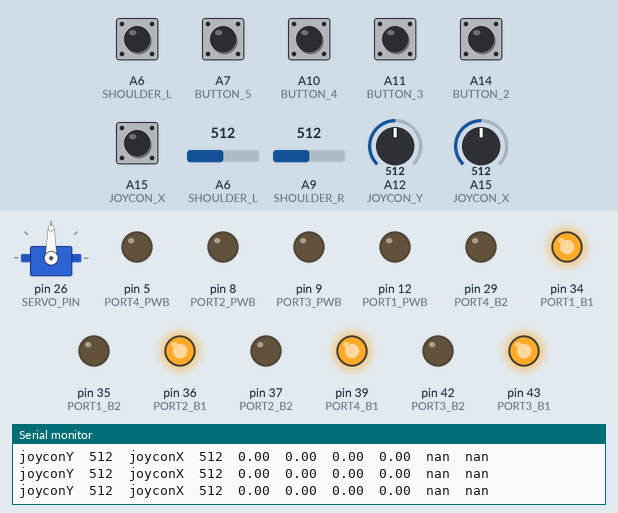
This program was run on a simulated Arduino Mega 2560, built with avr-gcc and run on an emulated ATmega2560. On the bench: servo, output pins drawn as LEDs (lit = HIGH), the last lines printed to the serial monitor. The inputs (shaded band) are chosen by the test bench; at power-on: A6 (SHOULDER_L), A7 (BUTTON_5), A10 (BUTTON_4), A11 (BUTTON_3), A14 (BUTTON_2), A15 (JOYCON_X) HIGH, A12 (JOYCON_Y) = 512, A15 (JOYCON_X) = 512, A6 (SHOULDER_L) = 512, A9 (SHOULDER_R) = 512.

Above: at 1.2 s.
1.3 s: A12 (JOYCON_Y) set to 716
At 1.8 s:
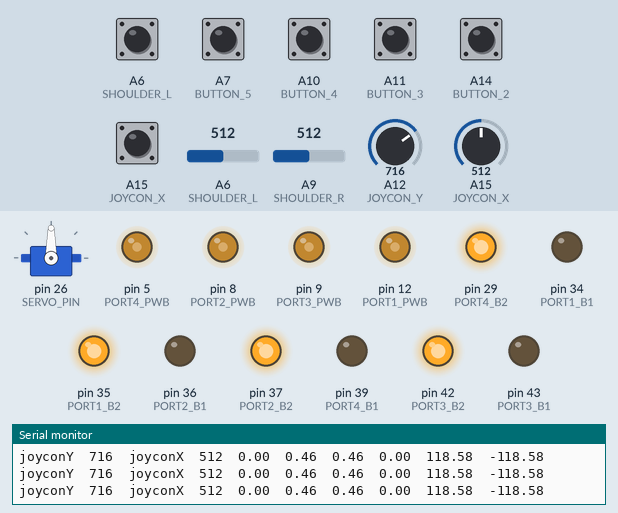
2.9 s: A15 (JOYCON_X) set to 547
At 4.1 s:
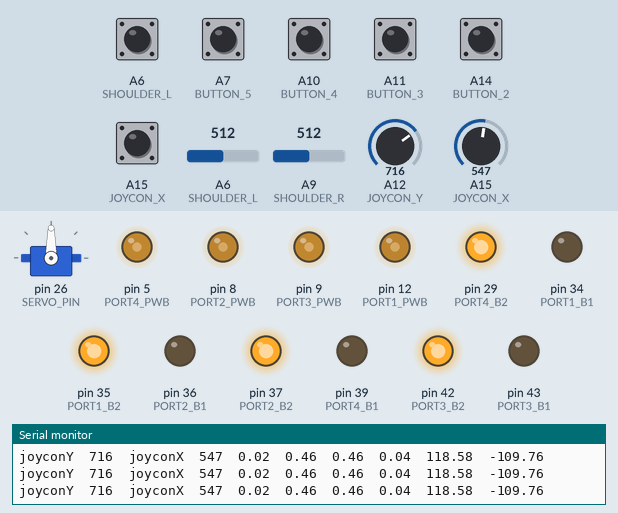
5.9 s: A15 (JOYCON_X) set to 565
At 6.6 s:
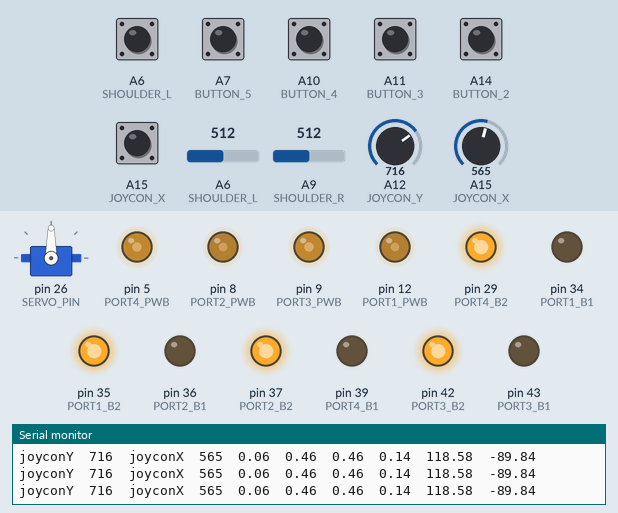
7.5 s: A12 (JOYCON_Y) set to 693
At 7.8 s:
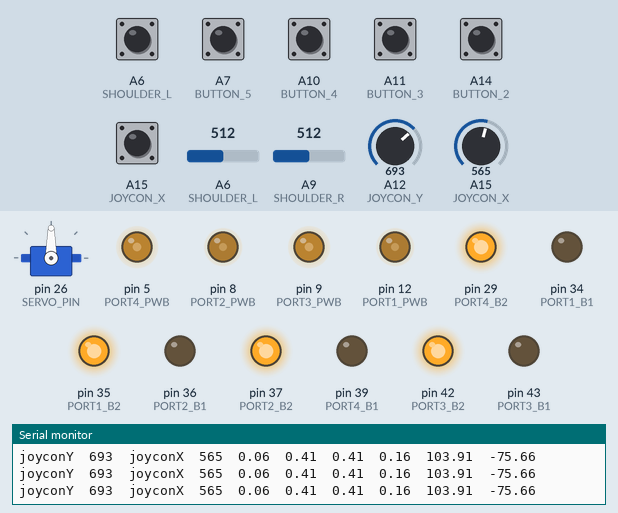
10.5 s: A12 (JOYCON_Y) set to 670
At 11.7 s:
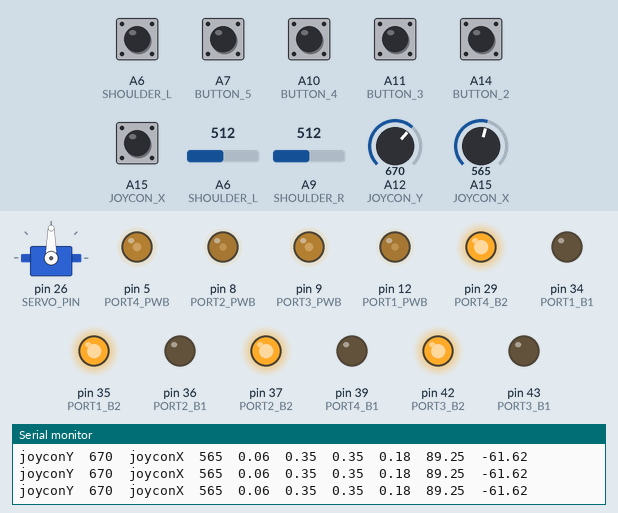
12.0 s: A15 (JOYCON_X) set to 880
At 12.4 s:
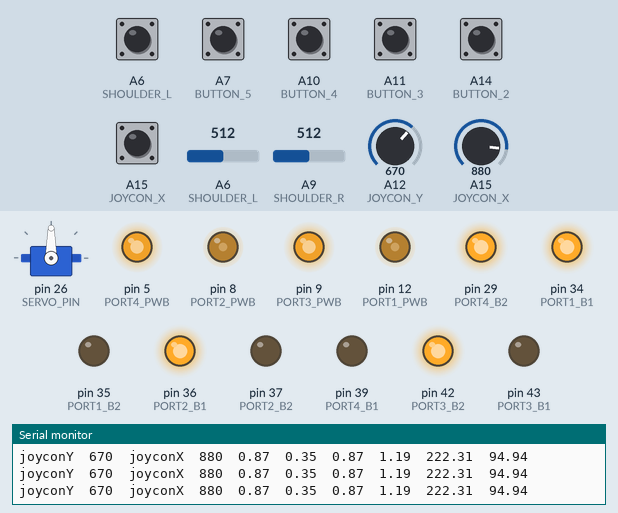
13.5 s: A15 (JOYCON_X) set to 906
Timing chart, 0 to 16.5 s (numbered marks = the images above; inputs shaded):
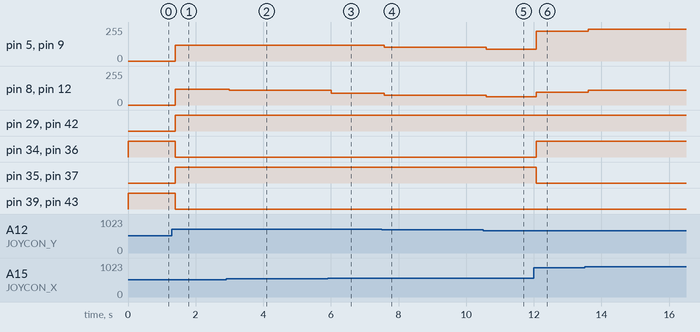

Measured:
- after the input at 1.3 s, pin 5 (PORT4_PWB), pin 8 (PORT2_PWB), pin 9 (PORT3_PWB), pin 12 (PORT1_PWB): 0/255 → 118/255 after 0.10 s; pin 29 (PORT4_B2), pin 35 (PORT1_B2), pin 37 (PORT2_B2), pin 42 (PORT3_B2): LOW → HIGH after 0.10 s; pin 34 (PORT1_B1), pin 36 (PORT2_B1), pin 39 (PORT4_B1), pin 43 (PORT3_B1): HIGH → LOW after 0.10 s
- after the input at 2.9 s, pin 8 (PORT2_PWB), pin 12 (PORT1_PWB): 118/255 → 109/255 after 0.10 s
- after the input at 5.9 s, pin 8 (PORT2_PWB), pin 12 (PORT1_PWB): 109/255 → 89/255 after 0.11 s
- after the input at 7.5 s, pin 5 (PORT4_PWB), pin 9 (PORT3_PWB): 118/255 → 103/255 after 0.07 s; pin 8 (PORT2_PWB), pin 12 (PORT1_PWB): 89/255 → 75/255 after 0.07 s
- after the input at 10.5 s, pin 5 (PORT4_PWB), pin 9 (PORT3_PWB): 103/255 → 89/255 after 0.09 s; pin 8 (PORT2_PWB), pin 12 (PORT1_PWB): 75/255 → 61/255 after 0.09 s
- after the input at 12.0 s, pin 5 (PORT4_PWB), pin 9 (PORT3_PWB): 89/255 → 222/255 after 0.07 s; pin 8 (PORT2_PWB), pin 12 (PORT1_PWB): 61/255 → 94/255 after 0.07 s; pin 34 (PORT1_B1), pin 36 (PORT2_B1): LOW → HIGH after 0.07 s; pin 35 (PORT1_B2), pin 37 (PORT2_B2): HIGH → LOW after 0.07 s
- after the input at 13.5 s, pin 5 (PORT4_PWB), pin 9 (PORT3_PWB): 222/255 → 239/255 after 0.11 s; pin 8 (PORT2_PWB), pin 12 (PORT1_PWB): 94/255 → 109/255 after 0.11 s

The program:

main.cpp
```cpp
#include <Arduino.h>
#include <Wire.h>
#include <SoftwareSerial.h>
#include <MeMegaPi.h>
#include <math.h>

#define PORT1_PWB 12
#define PORT1_B1 34
#define PORT1_B2 35
#define PORT2_PWB 8
#define PORT2_B1 36
#define PORT2_B2 37
#define PORT3_PWB 9
#define PORT3_B1 43
#define PORT3_B2 42
#define PORT4_PWB 5
#define PORT4_B1 39
#define PORT4_B2 29

#define SERVO_PIN 26

#define JOYCON_Y A12
#define JOYCON_X A15
#define SHOULDER_L A6
#define SHOULDER_R A9

#define BUTTON_1 A15
#define BUTTON_2 A14
#define BUTTON_3 A11
#define BUTTON_4 A10
#define BUTTON_5 A7
#define BUTTON_6 A6

#define JOYCON_Y_MAX 917
#define JOYCON_Y_MID 504
#define JOYCON_Y_MIN 110
#define JOYCON_X_MAX 904
#define JOYCON_X_MID 497
#define JOYCON_X_MIN 116
#define JOYCON_DEADZONE 50

#define SHOULDER_L_MAX 1019
#define SHOULDER_L_MIN 3
#define SHOULDER_R_MAX 1019
#define SHOULDER_R_MIN 3
#define SHOULDER_DEADZONE 20
float x_input;
float y_input;
int joyconY;
int joyconX;
int shoulderL;
int shoulderR;
int button1;
int button2;
int button3;
int button4;
int button5;
int button6;
int y_max = 1;
int x_max = 1;
int save_area = 20;
float y_circle;
float x_circle;
float circle_feeter;
float radius;
float x_output;
float y_output;
float x_0;
float y_0;
int x_hl_judgment;
int x_de_hl_judgment;
int y_hl_judgment;
int y_de_hl_judgment;

Servo myservo;
int input, r;

void setup()
{
  myservo.attach(SERVO_PIN);

  pinMode(JOYCON_Y, INPUT);
  pinMode(JOYCON_X, INPUT);
  pinMode(SHOULDER_L, INPUT);
  pinMode(SHOULDER_R, INPUT);
  pinMode(BUTTON_1, INPUT_PULLUP);
  pinMode(BUTTON_2, INPUT_PULLUP);
  pinMode(BUTTON_3, INPUT_PULLUP);
  pinMode(BUTTON_4, INPUT_PULLUP);
  pinMode(BUTTON_5, INPUT_PULLUP);
  pinMode(BUTTON_6, INPUT_PULLUP);

  pinMode(PORT1_PWB, OUTPUT);
  pinMode(PORT1_B1, OUTPUT);
  pinMode(PORT1_B2, OUTPUT);

  pinMode(PORT2_PWB, OUTPUT);
  pinMode(PORT2_B1, OUTPUT);
  pinMode(PORT2_B2, OUTPUT);

  pinMode(PORT3_PWB, OUTPUT);
  pinMode(PORT3_B1, OUTPUT);
  pinMode(PORT3_B2, OUTPUT);

  pinMode(PORT4_PWB, OUTPUT);
  pinMode(PORT4_B1, OUTPUT);
  pinMode(PORT4_B2, OUTPUT);

  Serial.begin(9600);
}

void readController()
{
  joyconY = analogRead(JOYCON_Y);
  joyconX = analogRead(JOYCON_X);
  shoulderL = analogRead(SHOULDER_L);
  shoulderR = analogRead(SHOULDER_R);
  button1 = digitalRead(BUTTON_1);
  button2 = digitalRead(BUTTON_2);
  button3 = digitalRead(BUTTON_3);
  button4 = digitalRead(BUTTON_4);
  button5 = digitalRead(BUTTON_5);
  button6 = digitalRead(BUTTON_6);

  Serial.print("joyconY");
  Serial.print("\t");
  Serial.print(joyconY);
  Serial.print("\t");
  Serial.print("joyconX");
  Serial.print("\t");
  Serial.print(joyconX);
  Serial.print("\t");

  Serial.print(x_input);
  Serial.print("\t");
  Serial.print(y_input);
  Serial.print("\t");

  // Serial.print(shoulderL);
  // Serial.print("\t");
  // Serial.print(shoulderR);
  // Serial.print("\t");

  Serial.print(radius);
  Serial.print("\t");
  Serial.print(circle_feeter);
  Serial.print("\t");

  Serial.print(y_output);
  Serial.print("\t");
  Serial.print(x_output);
  Serial.print("\n");
  // Serial.print(button1);
  // Serial.print("\t");
  // Serial.print(button2);
  // Serial.print("\t");
  // Serial.print(button3);
  // Serial.print("\t");
  // Serial.print(button4);
  // Serial.print("\t");
  // Serial.print(button5);
  // Serial.print("\t");
  // Serial.println(button6);
}

uint8_t tryButtons()
{

  uint8_t buttonPressed = 0;

  if (button1 == LOW)
  {
    myservo.write(0);
    buttonPressed = 1;
  }
  if (button2 == LOW)
  {
    myservo.write(27);
    buttonPressed = 1;
  }
  if (button3 == LOW)
  {

    buttonPressed = 1;
  }
  if (button4 == LOW)
  {
    buttonPressed = 1;
  }
  if (button5 == LOW)
  {
    //do something
    buttonPressed = 1;
  }
  if (button6 == LOW)
  {
    //do something
    buttonPressed = 1;
  }
  return buttonPressed;
}

void let_xy_be_negative_one_to_positive_one()
{
  if (joyconX > 540)
  {
    x_input = double(joyconX - 540) * (1 - 0) / (930 - 540) + 0;
    //(x - in_min) * (out_max - out_min) / (in_max - in_min) + out_min;
  }
  else if (joyconX < 508)
  {
    x_input = double(joyconX - 130) * (0 + 1) / (508 - 130) - 1;
    //(x - in_min) * (out_max - out_min) / (in_max - in_min) + out_min;
  }
  else
  {
    x_input = 0;
  }

  if (joyconY > 530)
  {
    y_input = double(joyconY - 530) * (1 - 0) / (930 - 530) + 0;
    //(x - in_min) * (out_max - out_min) / (in_max - in_min) + out_min;
  }
  else if (joyconY < 480)
  {
    y_input = (double(joyconY-130) / (480-130) - 1);
    // (x - in_min) * (out_max - out_min) / (in_max - in_min) + out_min;
  }
  else
  {
    y_input = 0;
  }
}
void Positive_and_negative_judgment()
{
  if (x_output > 0)
  {
    x_hl_judgment = 1;
    x_de_hl_judgment = 0;
  }
  else if (x_output < 0)
  {
    x_hl_judgment = 0;
    x_de_hl_judgment = 1;
  }
  if (y_output > 0)
  {
    y_hl_judgment = 1;
    y_de_hl_judgment = 0;
  }
  else if (y_output < 0)
  {
    y_hl_judgment = 0;
    y_de_hl_judgment = 1;
  }
}

void triangle_to_circle()
{
  let_xy_be_negative_one_to_positive_one();
  x_circle = x_input / x_max;
  y_circle = y_input / y_max;
  circle_feeter = atan2(x_circle, y_circle);
  radius = max(abs(x_circle), abs(y_circle));
}

void circle_to_triangle()
{
  triangle_to_circle();
  x_0 = radius * sin(circle_feeter -PI/4);
  y_0 = radius * cos(circle_feeter -PI/4);
  x_output = x_0 / max(abs(x_0), abs(y_0)) * radius * 255;
  y_output = y_0 / max(abs(x_0), abs(y_0)) * radius * 255;
}

void move()
{
  circle_to_triangle();
  Positive_and_negative_judgment();
  digitalWrite(PORT1_B1, x_hl_judgment);
  digitalWrite(PORT1_B2, x_de_hl_judgment);
  analogWrite(PORT1_PWB, abs(x_output));

  digitalWrite(PORT2_B1, x_hl_judgment);
  digitalWrite(PORT2_B2, x_de_hl_judgment);
  analogWrite(PORT2_PWB, abs(x_output));

  digitalWrite(PORT3_B1, y_de_hl_judgment);
  digitalWrite(PORT3_B2, y_hl_judgment);
  analogWrite(PORT3_PWB, abs(y_output));

  digitalWrite(PORT4_B1, y_de_hl_judgment);
  digitalWrite(PORT4_B2, y_hl_judgment);
  analogWrite(PORT4_PWB, abs(y_output));
}

void loop()
{
  move();
  readController();
}
```
